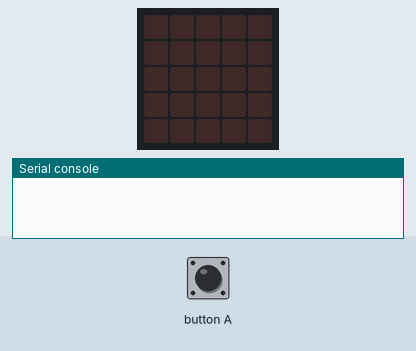
Bench run of a program on a simulated BBC micro:bit running MicroPython. Shown: the board's 5×5 LED display, the last lines printed to the serial console. The test bench sets the inputs (shaded band). Random numbers come from a fixed seed; no radio messages arrive unless stated (any console line starting 'radio sent:' is added by the test bench).

Above: at 1.2 s.
1.3 s: button A pressed for 0.15 s
At 1.7 s:
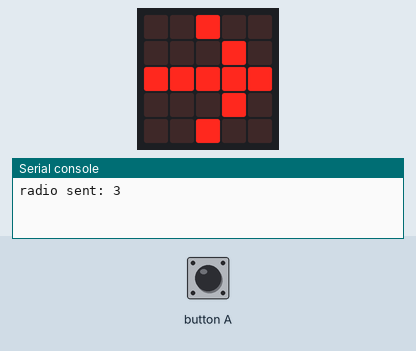
3.3 s: button A pressed for 1 s
5.8 s: button A pressed for 0.15 s
Timing chart, 0 to 8.8 s (numbered marks = the images above; inputs shaded):
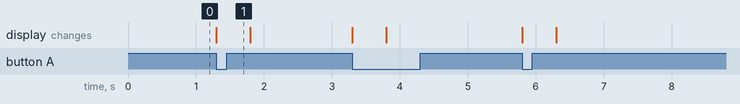

Measured:
- after the input at 1.3 s, the display: changes at once (image 1)

The program:

main.py
```python
from microbit import *
import radio
import random

radio.on()
radio.config(group=1)

while True:
    if button_a.was_pressed():
        radio.send(str(random.randint(1, 9)))
        display.show(Image.ARROW_E)
        sleep(500)
        display.clear()
```
